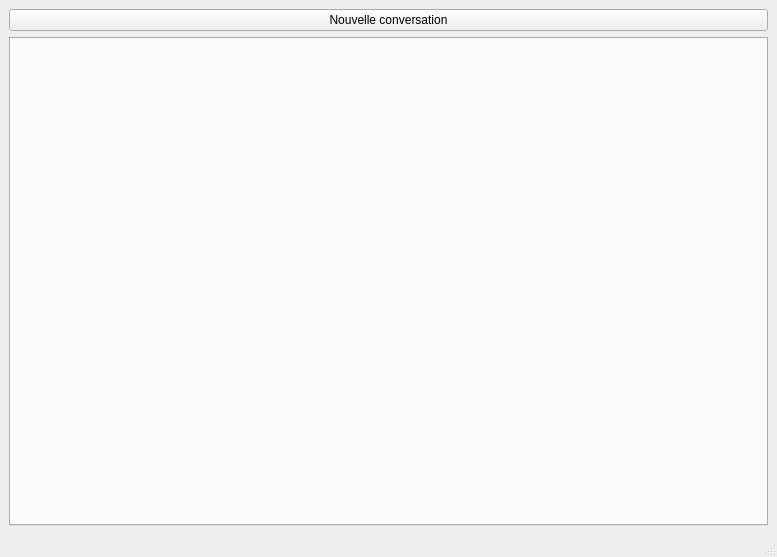
<?xml version="1.0" encoding="UTF-8"?>
<ui version="4.0">
 <class>clientFRM</class>
 <widget class="QMainWindow" name="clientFRM">
  <property name="geometry">
   <rect>
    <x>0</x>
    <y>0</y>
    <width>777</width>
    <height>557</height>
   </rect>
  </property>
  <property name="windowTitle">
   <string>MainWindow</string>
  </property>
  <widget class="QWidget" name="centralwidget">
   <layout class="QVBoxLayout" name="verticalLayout_2">
    <item>
     <layout class="QVBoxLayout" name="verticalLayout">
      <item>
       <widget class="QPushButton" name="nouvelleConversationBTN">
        <property name="text">
         <string>Nouvelle conversation</string>
        </property>
       </widget>
      </item>
      <item>
       <widget class="QTabWidget" name="conversationTW">
        <property name="layoutDirection">
         <enum>Qt::LeftToRight</enum>
        </property>
        <property name="tabPosition">
         <enum>QTabWidget::West</enum>
        </property>
        <property name="currentIndex">
         <number>-1</number>
        </property>
       </widget>
      </item>
     </layout>
    </item>
   </layout>
  </widget>
  <widget class="QMenuBar" name="menubar">
   <property name="geometry">
    <rect>
     <x>0</x>
     <y>0</y>
     <width>777</width>
     <height>26</height>
    </rect>
   </property>
  </widget>
  <widget class="QStatusBar" name="statusbar"/>
 </widget>
 <resources/>
 <connections/>
</ui>
